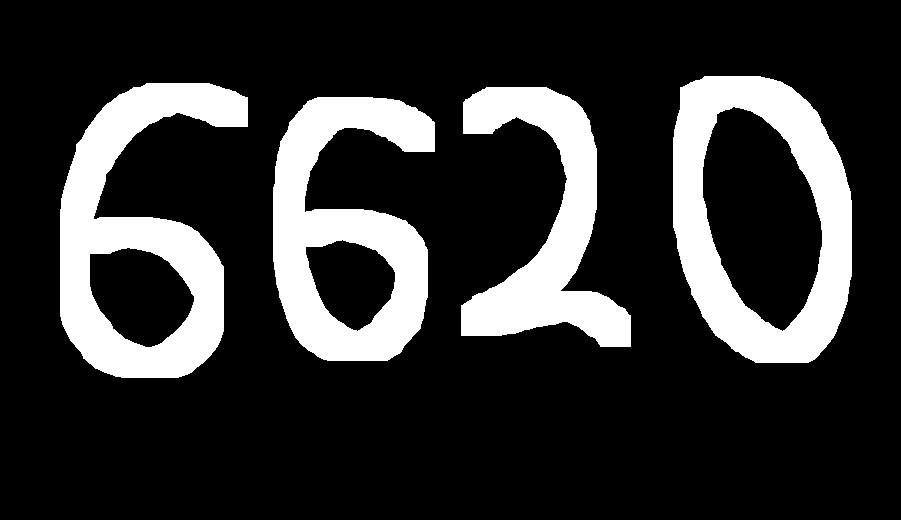
#> input picture SEM 2/IP/Img/erosion_dilation_ex.png, 901 x 520 px, found by its file name
$ python erosion_dilation.py
#> lines starting #> are read from the running program, lines starting #| are printed output that depends on the picture; after the words box and inside, x2 and y2 are one past the last pixel; in counts of white or black regions, pixels touching at a corner belong together
import cv2
import numpy as np
import matplotlib.pyplot as plt

image = cv2.imread('Img\\erosion_dilation_ex.png',0) #load image
#> image: shape (520, 901); 19.4% white; 4 white regions, box (x1, y1, x2, y2) and area: (60, 83, 248, 378) 25224, (673, 76, 852, 363) 24437, (273, 97, 435, 361) 23047, (461, 87, 631, 347) 18294

# Convert the image from BGR (default CV) to RGB for proper display with matplotlib
image = cv2.cvtColor(image, cv2.COLOR_BGR2RGB)
#> image is the input picture: shape (520, 901, 3); 19.4% white; 4 white regions, box (x1, y1, x2, y2) and area: (60, 83, 248, 378) 25224, (673, 76, 852, 363) 24437, (273, 97, 435, 361) 23047, (461, 87, 631, 347) 18294

# Define the structuring element for the morphological operations (3x3 matrix of ones)
# This defines the shape of the kernel that will be used for erosion and dilation.
str_element = np.ones((3,3), np.uint8) # one way
# str_element = np.array([1, 1, 1])  # other way

# The number of iterations (10) specifies how many times operation will be applied.
img_erosion = cv2.erode(image, str_element, iterations=10)
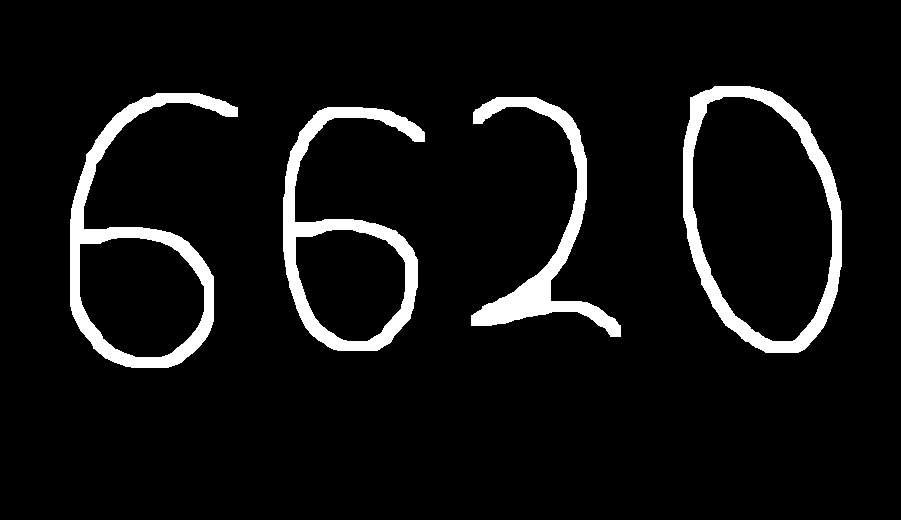
#> img_erosion: shape (520, 901, 3); 6.7% white; 4 white regions, box (x1, y1, x2, y2) and area: (70, 93, 238, 368) 8584, (683, 86, 842, 353) 8257, (283, 107, 425, 351) 7927, (471, 97, 621, 337) 6674
img_dilation = cv2.dilate(image, str_element, iterations=10)
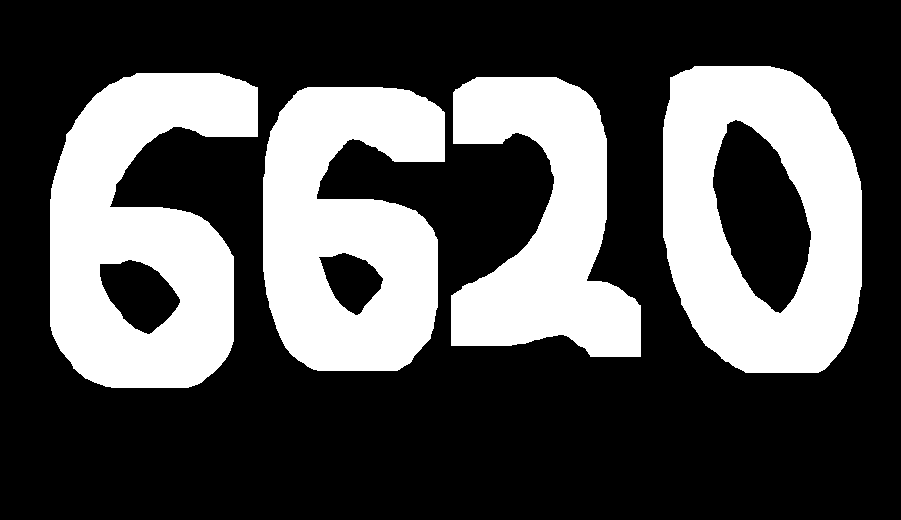
#> img_dilation: shape (520, 901, 3); 32.1% white; 4 white regions, box (x1, y1, x2, y2) and area: (50, 73, 258, 388) 41656, (663, 66, 862, 373) 40514, (263, 87, 445, 371) 37985, (451, 77, 641, 357) 30436

plt.subplot(3, 1, 1)
plt.title("Original Image")
plt.imshow(image)
plt.axis("off")

plt.subplot(3, 1, 2)
plt.title("Erosion Image")
plt.imshow(img_erosion)
plt.axis("off")

plt.subplot(3, 1, 3)
plt.title("Dilation Image")
plt.imshow(img_dilation)
plt.axis("off")

plt.show()
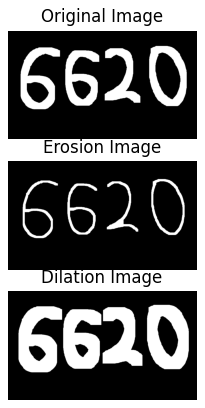
#> figure drawn by matplotlib, 3 panels
